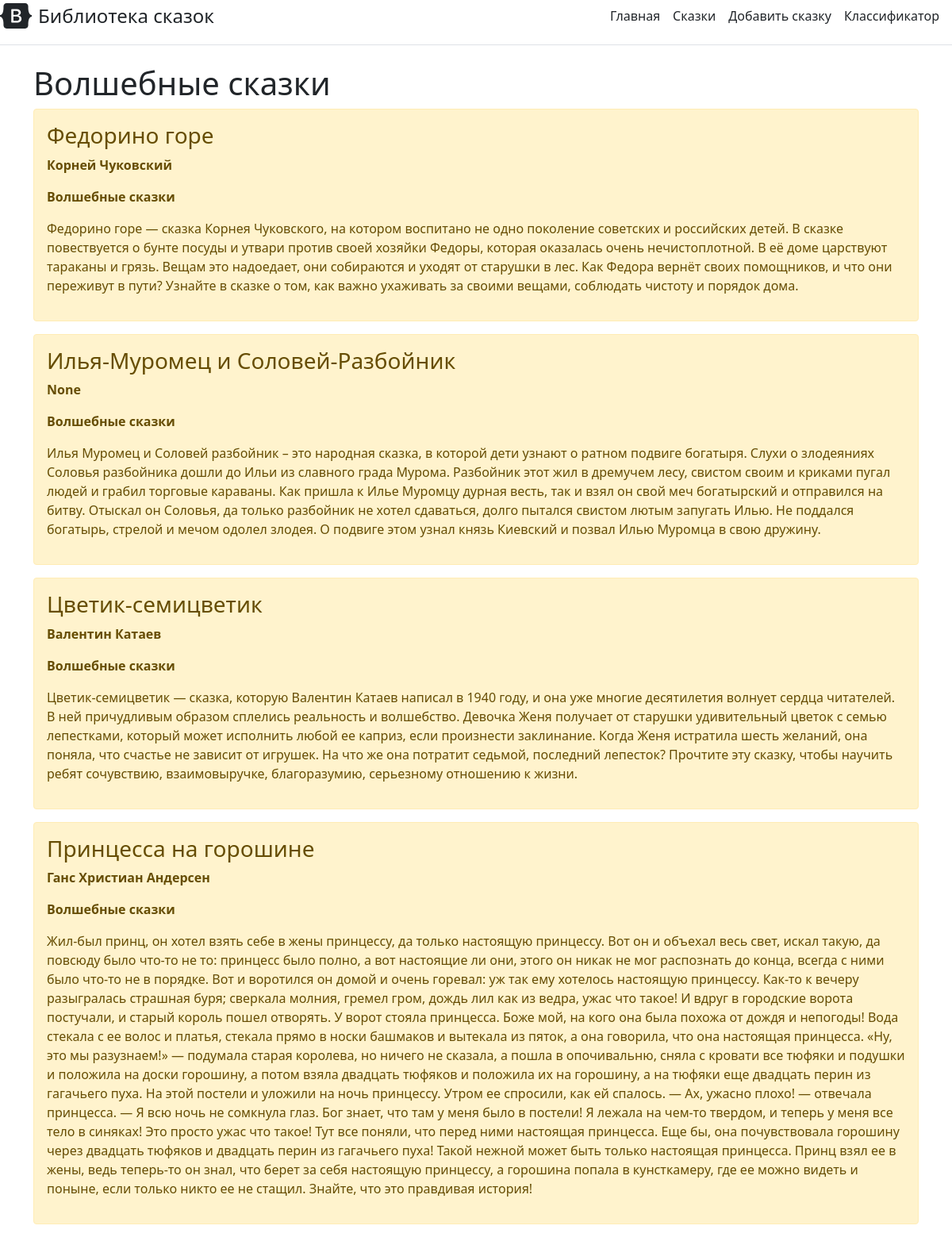
The page /story on the database its author committed.
### main/models.py (models this page shows, shortened)
class Story(models.Model):
    title = models.CharField('Название', max_length=100)
    author = models.CharField('Автор', max_length=150)
    classif = models.CharField('Категория', max_length=150)
    story = models.TextField('Краткое содержание')
    objects = UserManager()
    class Meta:
        verbose_name = 'Сказка'
        verbose_name_plural = 'Сказки'

### main/views.py (the view)
# urls.py: path('story', views.story, name='story'),
def story(request):
    tasks = Story.objects.filter(classif = 'Волшебные сказки')
    return render(request, 'main/story.html', {'tasks': tasks})

### main/templates/main/story.html (shortened to what this page needs)
{% extends 'main/base.html' %}
{% block content %}
    <h1>Волшебные сказки</h1>
    {% if tasks %}
        {% for el in tasks %}
            <div class="alert alert-warning mt-2">
                <h3>{{ el.title }}</h3>
                <p><b>{{ el.author }}</b></p>
                <p><b>{{ el.classif }}</b></p>
                <p>{{ el.story }}</p>
            </div>
        {% endfor %}
    {% else %}
        <p>Нет сказок</p>
    {% endif %}
{% endblock %}

### rows shown on the page
Story: title "Федорино горе", author "Корней Чуковский", classif "Волшебные сказки", story "Федорино горе — сказка Корнея Чуковского, на котором воспитано не одно поколение советских и российских детей. В сказке повествуется о бунте посуды и утвари против своей хозяйки Федоры, которая оказалась очень нечистоплотной. В её доме царствуют тараканы и грязь. Вещам это надоедает, они собираются и уходят от старушки в лес. Как Федора вернёт своих помощников, и что они переживут в пути? Узнайте в сказке о том, как важно ухаживать за своими вещами, соблюдать чистоту и порядок дома."
Story: title "Илья-Муромец и Соловей-Разбойник", author "None", classif "Волшебные сказки", story "Илья Муромец и Соловей разбойник – это народная сказка, в которой дети узнают о ратном подвиге богатыря. Слухи о злодеяниях Соловья разбойника дошли до Ильи из славного града Мурома. Разбойник этот жил в дремучем лесу, свистом своим и криками пугал людей и грабил торговые караваны. Как пришла к Илье Муромцу дурная весть, так и взял он свой меч богатырский и отправился на битву. Отыскал он Соловья, да только разбойник не хотел сдаваться, долго пытался свистом лютым запугать Илью. Не поддался богатырь, стрелой и мечом одолел злодея. О подвиге этом узнал князь Киевский и позвал Илью Муромца в свою дружину."
Story: title "Цветик-семицветик", author "Валентин Катаев", classif "Волшебные сказки", story "Цветик-семицветик — сказка, которую Валентин Катаев написал в 1940 году, и она уже многие десятилетия волнует сердца читателей. В ней причудливым образом сплелись реальность и волшебство. Девочка Женя получает от старушки удивительный цветок с семью лепестками, который может исполнить любой ее каприз, если произнести заклинание. Когда Женя истратила шесть желаний, она поняла, что счастье не зависит от игрушек. На что же она потратит седьмой, последний лепесток? Прочтите эту сказку, чтобы научить ребят сочувствию, взаимовыручке, благоразумию, серьезному отношению к жизни."
Story: title "Принцесса на горошине", author "Ганс Христиан Андерсен", classif "Волшебные сказки", story "Жил-был принц, он хотел взять себе в жены принцессу, да только настоящую принцессу. Вот он и объехал весь свет, искал такую, да повсюду было что-то не то: принцесс было полно, а вот настоящие ли они, этого он никак не мог распознать до конца, всегда с ними было что-то не в порядке. Вот и воротился он домой и очень горевал: уж так ему хотелось настоящую принцессу. Как-то к вечеру разыгралась страшная буря; сверкала молния, гремел гром, дождь лил как из ведра, ужас что такое! И вдруг в городские ворота постучали, и старый король пошел отворять. У ворот стояла принцесса. Боже мой, на кого она была похожа от дождя и непогоды! Вода стекала с ее волос и платья, стекала прямо в носки башмаков и…"
